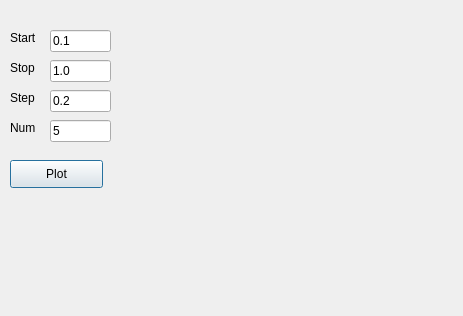
<?xml version="1.0" encoding="UTF-8"?>
<ui version="4.0">
 <class>Dialog</class>
 <widget class="QDialog" name="Dialog">
  <property name="geometry">
   <rect>
    <x>0</x>
    <y>0</y>
    <width>463</width>
    <height>316</height>
   </rect>
  </property>
  <property name="windowTitle">
   <string>Dialog</string>
  </property>
  <widget class="QLineEdit" name="lineEdit_2">
   <property name="geometry">
    <rect>
     <x>50</x>
     <y>30</y>
     <width>61</width>
     <height>22</height>
    </rect>
   </property>
   <property name="text">
    <string>0.1</string>
   </property>
  </widget>
  <widget class="QLabel" name="label_4">
   <property name="geometry">
    <rect>
     <x>10</x>
     <y>30</y>
     <width>41</width>
     <height>16</height>
    </rect>
   </property>
   <property name="text">
    <string>Start</string>
   </property>
  </widget>
  <widget class="QLabel" name="label_5">
   <property name="geometry">
    <rect>
     <x>10</x>
     <y>60</y>
     <width>41</width>
     <height>16</height>
    </rect>
   </property>
   <property name="text">
    <string>Stop</string>
   </property>
  </widget>
  <widget class="QLineEdit" name="lineEdit_3">
   <property name="geometry">
    <rect>
     <x>50</x>
     <y>60</y>
     <width>61</width>
     <height>22</height>
    </rect>
   </property>
   <property name="text">
    <string>1.0</string>
   </property>
  </widget>
  <widget class="QLabel" name="label_6">
   <property name="geometry">
    <rect>
     <x>10</x>
     <y>90</y>
     <width>41</width>
     <height>16</height>
    </rect>
   </property>
   <property name="text">
    <string>Step</string>
   </property>
  </widget>
  <widget class="QLineEdit" name="lineEdit_4">
   <property name="geometry">
    <rect>
     <x>50</x>
     <y>90</y>
     <width>61</width>
     <height>22</height>
    </rect>
   </property>
   <property name="text">
    <string>0.2</string>
   </property>
  </widget>
  <widget class="QLabel" name="label_7">
   <property name="geometry">
    <rect>
     <x>10</x>
     <y>120</y>
     <width>41</width>
     <height>16</height>
    </rect>
   </property>
   <property name="text">
    <string>Num</string>
   </property>
  </widget>
  <widget class="QLineEdit" name="lineEdit_5">
   <property name="geometry">
    <rect>
     <x>50</x>
     <y>120</y>
     <width>61</width>
     <height>22</height>
    </rect>
   </property>
   <property name="text">
    <string>5</string>
   </property>
  </widget>
  <widget class="QPushButton" name="pushButton">
   <property name="geometry">
    <rect>
     <x>10</x>
     <y>160</y>
     <width>93</width>
     <height>28</height>
    </rect>
   </property>
   <property name="text">
    <string>Plot</string>
   </property>
  </widget>
 </widget>
 <resources/>
 <connections/>
</ui>
